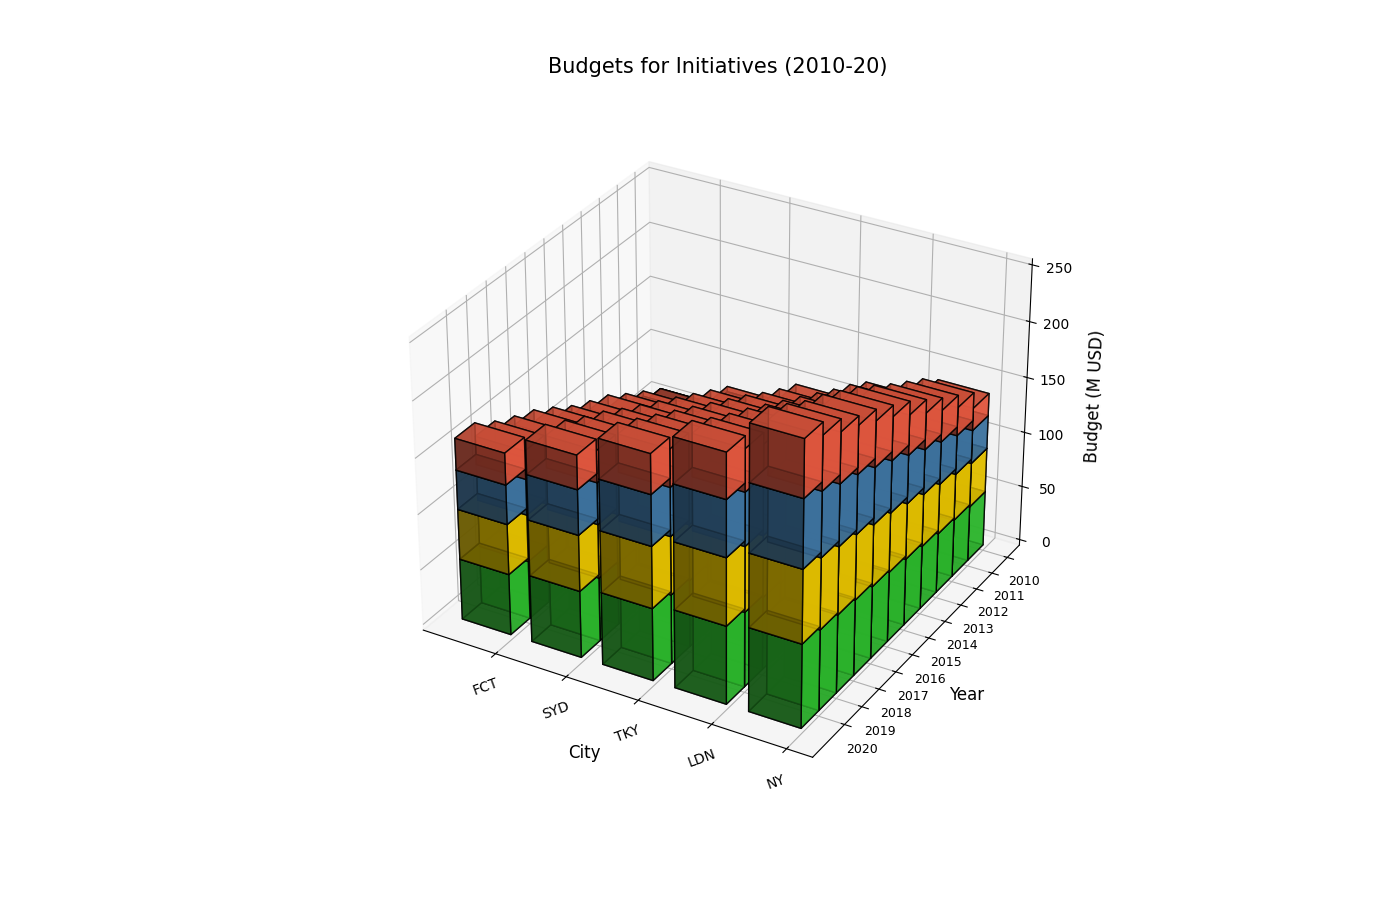

Source code (Python):
import matplotlib.pyplot as plt
import numpy as np
from mpl_toolkits.mplot3d import Axes3D

years = np.arange(2010, 2021)
cities = ['NY', 'LDN', 'TKY', 'SYD', 'FCT']
initiatives = ['SG', 'IT', 'DG', 'GB']

ny_budgets = np.array([
    [50, 40, 30, 20], [52, 42, 35, 25], [54, 45, 38, 28], [57, 47, 40, 32],
    [60, 50, 43, 35], [63, 53, 46, 38], [65, 55, 50, 40], [68, 58, 52, 42],
    [70, 60, 54, 44], [72, 63, 57, 47], [75, 65, 60, 50]
])
ldn_budgets = np.array([
    [45, 35, 25, 15], [48, 37, 28, 18], [50, 40, 30, 20], [52, 43, 32, 23],
    [55, 45, 35, 25], [57, 48, 38, 27], [60, 50, 40, 30], [63, 53, 42, 32],
    [65, 55, 45, 34], [67, 58, 47, 37], [70, 60, 50, 40]
])
tky_budgets = np.array([
    [40, 30, 20, 10], [42, 32, 22, 13], [45, 34, 25, 15], [47, 37, 28, 18],
    [50, 40, 30, 20], [53, 42, 32, 23], [55, 45, 35, 25], [57, 48, 37, 28],
    [60, 50, 40, 30], [62, 52, 43, 33], [65, 55, 45, 35]
])
syd_budgets = np.array([
    [35, 25, 15, 5], [37, 28, 17, 8], [40, 30, 20, 10], [43, 32, 22, 13],
    [45, 35, 25, 15], [48, 37, 27, 18], [50, 40, 30, 20], [53, 43, 32, 23],
    [55, 45, 35, 25], [57, 48, 37, 28], [60, 50, 40, 30]
])
fct_budgets = np.array([
    [30, 20, 10, 0], [32, 22, 12, 5], [35, 25, 15, 7], [38, 28, 18, 10],
    [40, 30, 20, 12], [42, 32, 22, 15], [45, 35, 25, 18], [48, 38, 28, 20],
    [50, 40, 30, 22], [52, 42, 32, 25], [55, 45, 35, 28]
])

budgets = [ny_budgets, ldn_budgets, tky_budgets, syd_budgets, fct_budgets]
colors = ['#32CD32', '#FFD700', '#4682B4', '#FF6347']  # Shuffled colors

fig = plt.figure(figsize=(14, 9))
ax = fig.add_subplot(111, projection='3d')

ax.view_init(elev=30, azim=120)

for c_idx, city in enumerate(cities):
    y = np.array(years)
    for i_idx in range(len(initiatives)):
        z = np.zeros_like(years) if i_idx == 0 else np.sum(budgets[c_idx][:, :i_idx], axis=1)
        dz = budgets[c_idx][:, i_idx]
        ax.bar3d(np.array([c_idx]*len(years)), y, z, 0.7, 1, dz, color=colors[i_idx], alpha=0.8, edgecolor='k')

ax.set_title('Budgets for Initiatives (2010-20)', fontsize=15, pad=25)
ax.set_xlabel('City', fontsize=12, labelpad=10)
ax.set_ylabel('Year', fontsize=12, labelpad=10)
ax.set_zlabel('Budget (M USD)', fontsize=12, labelpad=10)

ax.set_xticks(np.arange(len(cities)))
ax.set_xticklabels(cities, fontsize=10, rotation=20)
ax.set_yticks(years)
ax.set_yticklabels(years, fontsize=9)

plt.tight_layout()
plt.show()
